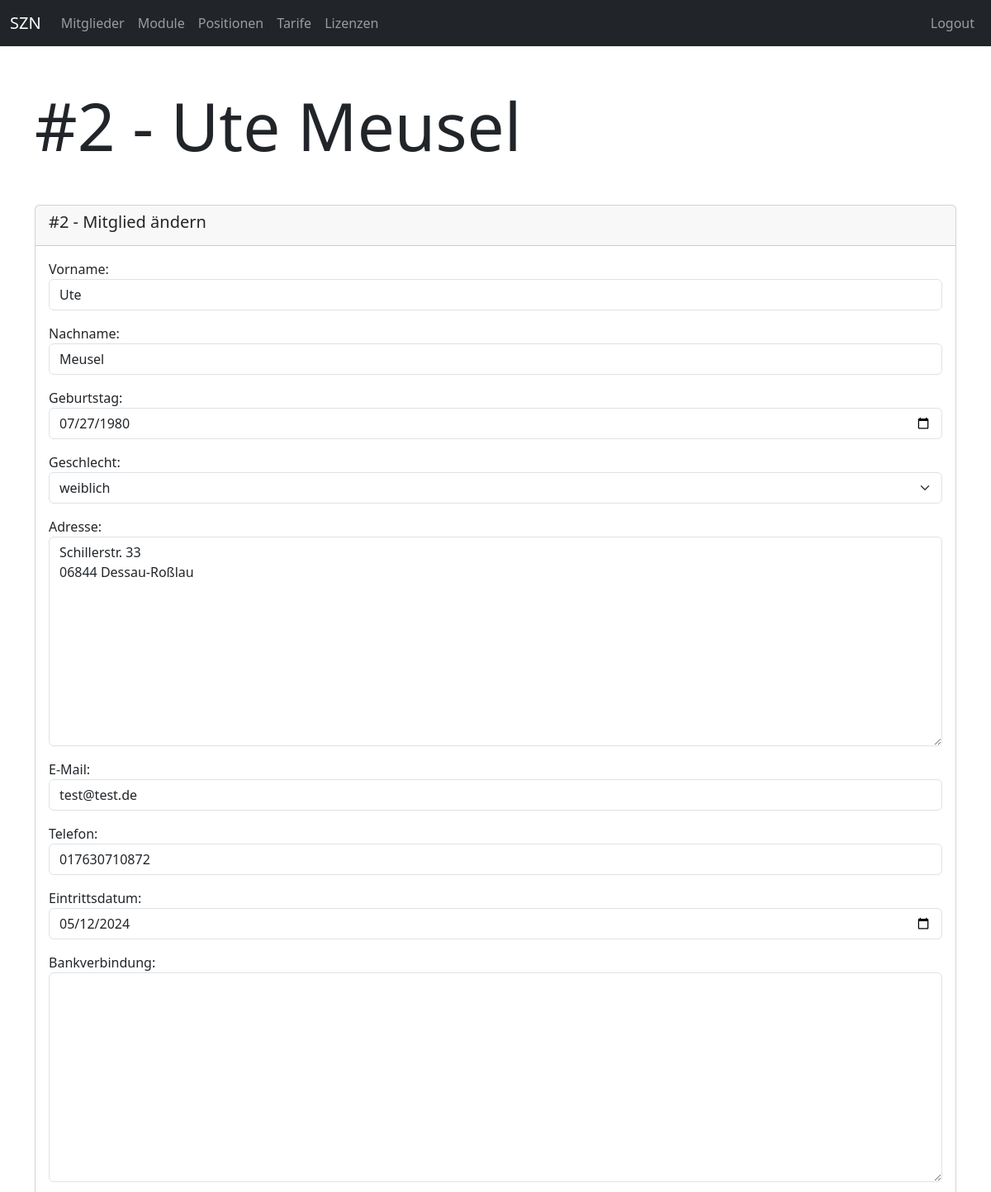
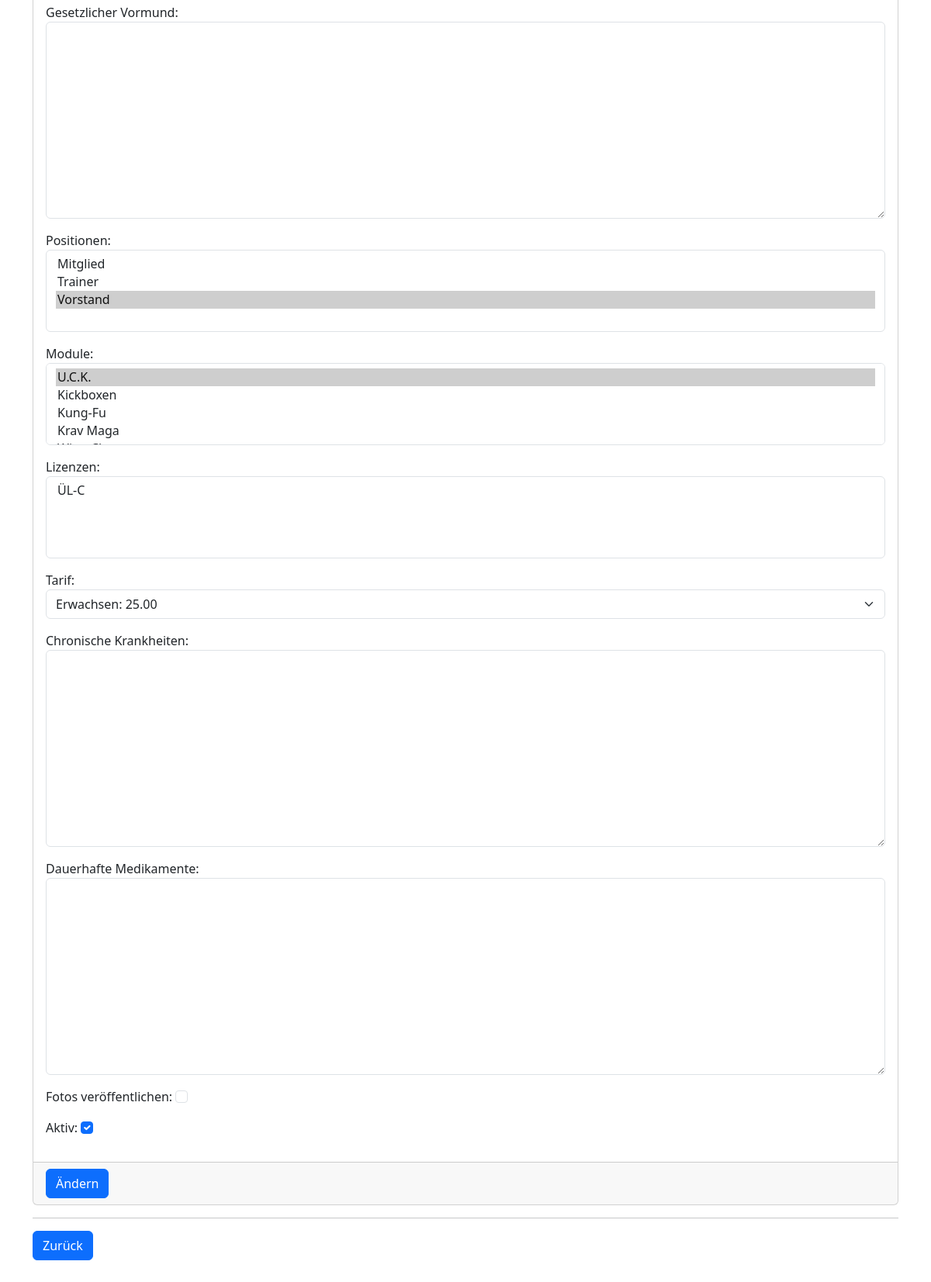
The page /members/member/update/2 (signed in) on the database its author committed (2 pictures, top to bottom).
### members/models.py (models this page shows, shortened)
class Member(models.Model):
    firstname = models.CharField(max_length=100)
    lastname = models.CharField(max_length=100)
    birthday = models.DateField()
    gender = models.ForeignKey(Gender, null=True, blank=True, on_delete=models.SET_NULL)
    adress = models.TextField()
    email = models.EmailField(blank=True)
    phone = models.CharField(max_length=100, blank=True)
    entry_date = models.DateField()
    account_details = models.TextField(blank=True)
    legal_representative = models.TextField(null=True, blank=True)
    positions = models.ManyToManyField(Position, blank=True)
    modules = models.ManyToManyField(Module, blank=True)
    licenses = models.ManyToManyField(License, blank=True)
    rate = models.ForeignKey(Rate, null=True, blank=True, on_delete=models.SET_NULL)
    chronic_diseases = models.TextField(null=True, blank=True)
    permanent_medication = models.TextField(null=True, blank=True)
    publish_fotos = models.BooleanField(default=False)
    is_active = models.BooleanField(default=True)
    @admin.display(description="Fullname")
    def get_fullname(self):
        return f"{self.firstname} {self.lastname}"

### members/views/member_views.py (the view)
# urls.py: path("member/update/<int:id>", member_views.member_update, name="members-member-update"),
def member_update(request, id):
    if not request.user.is_authenticated:
        return helpers.not_auth_redirect()
    member = get_object_or_404(models.Member, id=id)
    if request.method == "POST":
        form = forms.MemberForm(request.POST, instance=member)
        if form.is_valid():
            form.save()
            messages. add_message(request, messages.SUCCESS, f"Mitglied: [#{member.id} - {member.get_fullname()}] wurde geändert!")
            url = reverse("members-member-detail", args=[id])
            return HttpResponseRedirect(url)
    else:
        form = forms.MemberForm(instance=member)
    return render(request, "members/member/member_update.html", {
        "title": member.get_fullname(),
        "form": form,
        "id": id
    })

### members/models.py (called while the page is built)
    def __str__(self):
        return self.name

    def __str__(self):
        return self.name

    def __str__(self):
        return self.name

    def __str__(self):
        return self.name

    def __str__(self):
        return f"{self.name}: {self.price}"

### members/templates/members/member/member_update.html (shortened to what this page needs)
{% extends "base_one_col.html" %}
{% block header %}
    <div class="mb-5">
        <h1 class="display-1">#{{ id }} - {{ title }}</h1>
    </div>
{% endblock %}
{% block main %}
<form action="" method="POST">
    <div class="card">
        <div class="card-header">
            <h5>#{{ id }} - Mitglied ändern</h5>
        </div>
        <div class="card-body">
            {% for field in form %}
                <div class="mb-3">
                    {{ field.label_tag }}
                    {{ field }}
                </div>
            {% endfor %}
        </div>
        <div class="card-footer">
            <button class="btn btn-primary">Ändern</button>
        </div>
    </div>
</form>
<hr>
<button class="btn btn-primary back-link">Zurück</button>
{% endblock %}

### rows shown on the page
Member: form "Ute" "Meusel" "07/27/1980" "weiblich" "Schillerstr. 33 06844 Dessau-Roßlau" "test@test.de" "017630710872" "05/12/2024" "Erwachsen: 25.00" "☑"

### other values the page prints
{{ id }} "2"
{{ title }} "Ute Meusel"
{{ field.label_tag }} "Vorname:" "Nachname:" "Geburtstag:" "Geschlecht:" "Adresse:" "E-Mail:" "Telefon:" "Eintrittsdatum:" "Bankverbindung:" "Gesetzlicher Vormund:" "Positionen:" "Module:" "Lizenzen:" "Tarif:" "Chronische Krankheiten:" "Dauerhafte Medikamente:" "Fotos veröffentlichen:" "Aktiv:"
